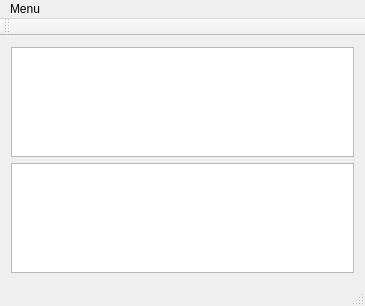
<?xml version="1.0" encoding="UTF-8"?>
<ui version="4.0">
 <class>MainWindow</class>
 <widget class="QMainWindow" name="MainWindow">
  <property name="geometry">
   <rect>
    <x>0</x>
    <y>0</y>
    <width>365</width>
    <height>306</height>
   </rect>
  </property>
  <property name="windowTitle">
   <string>MainWindow</string>
  </property>
  <widget class="QWidget" name="centralWidget">
   <layout class="QGridLayout" name="gridLayout">
    <item row="1" column="0">
     <spacer name="verticalSpacer">
      <property name="orientation">
       <enum>Qt::Vertical</enum>
      </property>
      <property name="sizeHint" stdset="0">
       <size>
        <width>20</width>
        <height>40</height>
       </size>
      </property>
     </spacer>
    </item>
    <item row="2" column="0">
     <widget class="QListWidget" name="console"/>
    </item>
    <item row="0" column="0">
     <widget class="QListView" name="clients">
      <property name="alternatingRowColors">
       <bool>true</bool>
      </property>
     </widget>
    </item>
   </layout>
  </widget>
  <widget class="QMenuBar" name="menuBar">
   <property name="geometry">
    <rect>
     <x>0</x>
     <y>0</y>
     <width>365</width>
     <height>23</height>
    </rect>
   </property>
   <widget class="QMenu" name="menuMenu">
    <property name="title">
     <string>Menu</string>
    </property>
    <addaction name="actionConnect_to"/>
    <addaction name="actionExit"/>
   </widget>
   <addaction name="menuMenu"/>
  </widget>
  <widget class="QToolBar" name="mainToolBar">
   <attribute name="toolBarArea">
    <enum>TopToolBarArea</enum>
   </attribute>
   <attribute name="toolBarBreak">
    <bool>false</bool>
   </attribute>
  </widget>
  <widget class="QStatusBar" name="statusBar"/>
  <action name="actionConnect_to">
   <property name="text">
    <string>Connect to...</string>
   </property>
  </action>
  <action name="actionExit">
   <property name="text">
    <string>Exit</string>
   </property>
  </action>
 </widget>
 <layoutdefault spacing="6" margin="11"/>
 <resources/>
 <connections/>
</ui>
